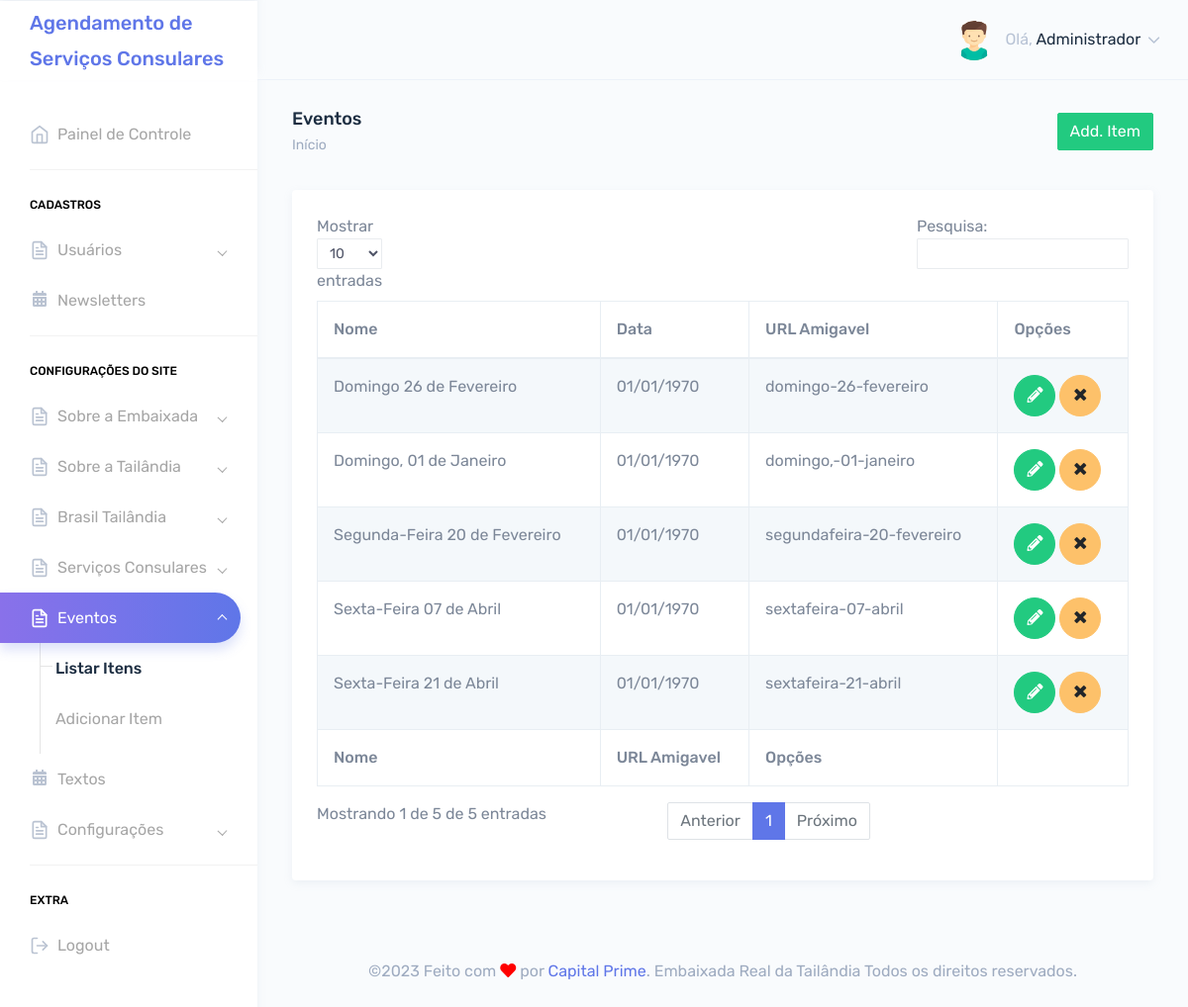
Page /painel/eventos.php (signed in) on the committed database.
### tables this page shows
CREATE TABLE `tbl_usuarios` (
  `id` int(11) NOT NULL,
  `nome` varchar(250) DEFAULT NULL,
  `email` varchar(250) DEFAULT NULL,
  `telefone` varchar(250) DEFAULT NULL,
  `endereco` varchar(250) DEFAULT NULL,
  `cpf` varchar(100) DEFAULT NULL,
  `login` varchar(100) DEFAULT NULL,
  `senha` varchar(100) DEFAULT NULL,
  `foto` varchar(250) DEFAULT NULL,
  `id_cargo` int(11) DEFAULT NULL,
  `sexo` varchar(2) DEFAULT NULL,
  `perm_cad_usuario` varchar(2) DEFAULT NULL,
  `perm_relatorio` varchar(2) DEFAULT NULL,
  `perm_add_usuario` varchar(2) DEFAULT NULL,
  `perm_edit_usuario` varchar(2) DEFAULT NULL,
  `perm_del_usuario` varchar(2) DEFAULT NULL,
  `perm_cad_contato` varchar(2) DEFAULT NULL,
  `perm_edit_contato` varchar(2) DEFAULT NULL,
  `perm_del_contato` varchar(2) DEFAULT NULL,
  `perm_edit_contato_nf` varchar(3) DEFAULT NULL,
  `perm_pag_principal_rm` varchar(2) DEFAULT NULL,
  `perm_pag_principal_uc` varchar(2) DEFAULT NULL,
  `admin_geral` varchar(2) DEFAULT NULL,
  `data_frase` date DEFAULT NULL,
  `id_frase` int(11) DEFAULT NULL,
  `frase_lida` varchar(2) DEFAULT NULL
);

CREATE TABLE `tbl_eventos` (
  `id` int(11) NOT NULL,
  `titulo` varchar(250) DEFAULT NULL,
  `titulo_en` varchar(255) DEFAULT NULL,
  `titulo_th` varchar(255) DEFAULT NULL,
  `descricao` text DEFAULT NULL,
  `descricao_en` text DEFAULT NULL,
  `descricao_th` text DEFAULT NULL,
  `data` date DEFAULT NULL,
  `meta_title` text DEFAULT NULL,
  `meta_keywords` text DEFAULT NULL,
  `meta_description` text DEFAULT NULL,
  `foto` varchar(250) DEFAULT NULL,
  `url_amigavel` varchar(255) DEFAULT NULL
);

### lang/lang.pt.php (called while the page is built, shortened)
<?php
$lang = array();
$lang['USUARIO'] = 'Usuário';
$lang['SENHA'] = 'Senha';
$lang['INFO'] = 'Informe seu usuário e senha para acessar o painel de administração.';
$lang['PAINEL'] = 'Painel de Controle';
$lang['CADASTROS'] = 'Cadastros';
$lang['PRINCIPAL'] = 'Pricipal';
$lang['AGENDAMENTO'] = 'Agendamento';
$lang['AGENDAMENTO_TITULO'] = 'Agendamento de Serviços Consulares';
$lang['OLA'] = 'Olá';
$lang['MOSTRAR'] = 'Mostrar';
$lang['ADICIONAR'] = 'Adicionar';
$lang['DATA'] = 'Data';
$lang['HORA'] = 'Hora';
$lang['STATUS'] = 'Status';
$lang['ACOES'] = 'Ações';
$lang['ATIVO'] = 'Ativo';
$lang['INATIVO'] = 'Inativo';
$lang['SOLICITANTES'] = 'Solicitantes';
$lang['TIPO_SERVICOS'] = 'Tipo de Serviços';
$lang['USUARIOS'] = 'Usuários';
$lang['ADICIONAR_USUARIO'] = 'Adicionar Usuário';
$lang['EDITAR_USUARIO'] = 'Editar Usuário';
$lang['EDITAR AGENDAMENTO'] = 'Editar Agendamento';
$lang['NEWSLETTERS'] = 'Newsletters';
$lang['CONFIGURACAO_SITE'] = 'Configurações do Site';
$lang['BANNERS'] = 'Banners';
$lang['TEXTOS'] = 'Textos';
$lang['BLOG'] = 'Blog';
$lang['SOLUCOES'] = 'Soluções';
$lang['CONFIGURACOES'] = 'Configurações';
$lang['EXTRA'] = 'Extra';
$lang['FEITO_POR'] = 'Feito com';
$lang['POR'] = 'por';
$lang['DIREITOS'] = 'Todos os direitos reservados';
$lang['PARA_EMBAIXADA'] = 'Embaixada Real da Tailândia';
$lang['LISTAR_ITENS'] = 'Listar Itens';
$lang['BTN_ACESSAR'] = 'Acessar';
$lang['CANCELAR'] = 'Cancelar';
$lang['SAIR'] = 'Sair';
$lang['SALVAR'] = 'Salvar';
$lang['SAIBA_MAIS'] = 'Saiba Mais';
$lang['NOME'] = 'Nome Completo';
$lang['NACIONALIDADE'] = 'Nacionalidade';
$lang['TELEFONE'] = 'Telefone';
$lang['EMAIL'] = 'E-mail';
$lang['CAMPO_OBRIGATORIO'] = 'Campos de preenchimento obrigatório.';
$lang['REAGENDAMENTOS'] = 'Qtd. de Reagendamento';
$lang['ARQUIVO'] = 'Arquivo';
$lang['DIAS_ATENDIMENTO'] = 'Dias de Atendimento';
$lang['HORAS_ATENDIMENTO'] = 'Horas de Atendimento';
$lang['INICIO'] = 'Início';
$lang['SOBRE_EMBAIXADA'] = 'Sobre a Embaixada';
$lang['SOBRE_TAILANDIA'] = 'Sobre a Tailândia';
$lang['TAILANDIA_BRASIL'] = 'Tailândia Brasil';
$lang['SERVICO_CONSULAR'] = 'Serviços Consulares';
$lang['MULTIMIDIA'] = 'Multimídia';
$lang['CONTATO'] = 'Fale Conosco';
$lang['EQUIPE'] = 'Lista da Embaixada Equipe';
$lang['TIME'] = 'Time da Tailândia';

### Connection/con-pdo.php (called while the page is built, shortened)
<?php
$conInstanciada = '';
if(empty($conInstanciada)) {
	class Conexao {
		private static $pdo;
		public static function getInstance() {
		if (!isset(self::$pdo)) {
		 try {
		  $opcoes = array(PDO::MYSQL_ATTR_INIT_COMMAND => 'SET NAMES utf8', PDO::ATTR_PERSISTENT => TRUE);
		  self::$pdo = new PDO("mysql:host=" . HOST . "; dbname=" . DBNAME . "; charset=" . CHARSET . ";", USER, PASSWORD, $opcoes);
		  self::$pdo->setAttribute(PDO::ATTR_ERRMODE, PDO::ERRMODE_EXCEPTION);
		 } catch (PDOException $e) {
		  print "Erro: " . $e->getMessage();
		 }
		}
		return self::$pdo;
		}
	}
}

### Class/acesso.class.php (called while the page is built, shortened)
<?php
$AcessoInstanciada = '';
if(empty($AcessoInstanciada)) {
	if(file_exists('Connection/conexao.php')) {
		require_once('Connection/con-pdo.php');
		require_once('funcoes.php');
	} else {
		require_once('../Connection/con-pdo.php');
		require_once('../funcoes.php');
	}
	class Acesso {
		private $pdo = null;
		private static $Acesso = null;
		private function __construct($conexao){
			$this->pdo = $conexao;
		}
		public static function getInstance($conexao){
			if (!isset(self::$Acesso)):
				self::$Acesso = new Acesso($conexao);
			endif;
			return self::$Acesso;
		}
		function rsDados($id='', $idCargo='', $orderBy='', $limite='') {
			$sqlLimite = '';
			$sqlOrdem = '';
			$sql = '';
			$nCampos = 0;
			if(!empty($id)) {
				$sql .= " and id = ?";
				$nCampos++;
				$campo[$nCampos] = $id;
			}
			try{
				$sql = "SELECT * FROM tbl_usuarios where 1=1 $sql $sqlOrdem $sqlLimite";
				$stm = $this->pdo->prepare($sql);
				for($i=1; $i<=$nCampos; $i++) {
					$stm->bindValue($i, $campo[$i]);
				}
				$stm->execute();
				$rsDados = $stm->fetchAll(PDO::FETCH_OBJ);
				if($id <> '' or $limite == 1) {
					return($rsDados[0]);
				} else {
					return($rsDados);
				}
			} catch(PDOException $erro){
				echo $erro->getMessage();
			}
		}
	}
}

### painel/verifica.php (called while the page is built, shortened)
<?php
include "../Class/acesso.class.php";
$verificaRestrito = Acesso::getInstance(Conexao::getInstance());
include "../Class/eventos.class.php";
$eventos = Eventos::getInstance(Conexao::getInstance());
$verificaRestrito->restritoAdmin();
$dadosUsuarioLogado = $verificaRestrito->rsDados($_SESSION['dadosLogado']->id);
?>

### funcoes.php (called while the page is built, shortened)
<?php
function formataData($data){
    return date("d/m/Y", strtotime($data));
}
  function icone_genero($genero) {
    switch ($genero) {
      case "M": return "assets/images/avatars/boy.svg"; break;
    }
  }
?>

### Class/eventos.class.php (called while the page is built, shortened)
<?php
$EventosInstanciada = '';
if(empty($EventosInstanciada)) {
	if(file_exists('Connection/conexao.php')) {
		require_once('Connection/con-pdo.php');
		require_once('funcoes.php');
	} else {
		require_once('../Connection/con-pdo.php');
		require_once('../funcoes.php');
	}
	class Eventos {
		private $pdo = null;
		private static $Eventos = null;
		private function __construct($conexao){
			$this->pdo = $conexao;
		}
		public static function getInstance($conexao){
			if (!isset(self::$Eventos)):
				self::$Eventos = new Eventos($conexao);
			endif;
			return self::$Eventos;
		}
		function rsDados($id='', $orderBy='', $limite='', $idCat='') {
			$nCampos = 0;
			$sql = '';
			$sqlOrdem = '';
			$sqlLimite = '';
			try{
				$sql = "SELECT * FROM tbl_eventos where 1=1 $sql $sqlOrdem $sqlLimite";
				$stm = $this->pdo->prepare($sql);
				for($i=1; $i<=$nCampos; $i++) {
					$stm->bindValue($i, $campo[$i]);
				}
				$stm->execute();
				$rsDados = $stm->fetchAll(PDO::FETCH_OBJ);
				if($id <> '' or $limite == 1) {
					return($rsDados[0]);
				} else {
					return($rsDados);
				}
			} catch(PDOException $erro){
				echo $erro->getMessage();
			}
		}
	}
}

### painel/eventos.php (the view, shortened to what this page needs)
<?php include "verifica.php";
$puxaEventos = $eventos->rsDados();
?>
<!DOCTYPE html>
<html dir="ltr" lang="pt-br">
<head>
    <link href="dist/css/style.css" rel="stylesheet">
</head>
<body>
    <div id="main-wrapper" data-theme="light" data-layout="vertical" data-navbarbg="skin6" data-sidebartype="full" data-sidebar-position="fixed" data-header-position="fixed" data-boxed-layout="full">
      <?php include "header.php";?>
       <?php include "inc-menu-lateral.php";?>
        <div class="page-wrapper">
            <div class="page-breadcrumb">
                <div class="row">
                    <div class="col-7 align-self-center">
                        <h4 class="page-title text-truncate text-dark font-weight-medium mb-1">Eventos</h4>
                        <div class="d-flex align-items-center">
                            <nav aria-label="breadcrumb">
                                <ol class="breadcrumb m-0 p-0">
                                    <li class="breadcrumb-item"><a href="." class="text-muted"><?php echo $lang['INICIO']?></a></li>
                                </ol>
                            </nav>
                        </div>
                    </div>
                    <div class="col-5 align-self-center">
                        <a href="add-eventos.php" class="btn btn-success float-right">Add. Item</a>
                    </div>
                </div>
            </div>
            <div class="container-fluid">
                <div class="row">
                    <div class="col-12">
                        <div class="card">
                            <div class="card-body">
                                <div class="table-responsive">
                                    <table id="zero_config" class="table table-striped table-bordered no-wrap">
                                        <thead>
                                            <tr>
                                                <th>Nome</th>
                                                <th>Data</th>
                                                <th>URL Amigavel</th>
                                                <th>Opções</th>
                                            </tr>
                                        </thead>
                                        <tbody>
                                            <?php
                                            if(count($puxaEventos) > 0){
                                            foreach($puxaEventos as $puxaEventos){
                                                if($_SESSION['lang']=== 'en'){
                                                    $titulo = $puxaEventos->titulo_en;
                                                }
                                                elseif($_SESSION['lang']==='th') {
                                                    $titulo = $puxaEventos->titulo_th;
                                                }
                                                else
                                                {
                                                    $titulo = $puxaEventos->titulo;
                                                }
                                            ?>
                                            <tr>
                                                <td><?php echo $titulo;?></td>
                                                <td><?php echo formataData($puxaEventos->data);?></td>
                                                <td><?php echo $puxaEventos->url_amigavel;?></td>
                                                <td>
                                                    <a href="editar-eventos.php?id=<?php echo $puxaEventos->id;?>" class="btn btn-success btn-circle"><i class="fas fa-pencil-alt"></i></a>
                                                    <a href="eventos.php?id=<?php echo $puxaEventos->id;?>&acao=excluirEventos" class="btn btn-warning btn-circle"><i class="fa fa-times"></i></a>
                                                </td>
                                            </tr>
                                            <?php } }?>
                                        </tbody>
                                        <tfoot>
                                            <tr>
                                                <th>Nome</th>
                                                <th>URL Amigavel</th>
                                                <th>Opções</th>
                                            </tr>
                                        </tfoot>
                                    </table>
                                </div>
                            </div>
                        </div>
                    </div>
                </div>
            </div>
        <?php include "footer.php";?>
        </div>
    </div>
</body>
</html>

### painel/header.php (shortened to what this page needs)
<header class="topbar" data-navbarbg="skin6">
            <nav class="navbar top-navbar navbar-expand-md">
                <div class="navbar-header" data-logobg="skin6">
                    <div class="navbar-brand">
                        <a href=".">
                            <b class="logo-icon">
                               <span><?php echo $lang['AGENDAMENTO_TITULO']?></span>
                            </b>
                        </a>
                    </div>
                </div>
                <div class="navbar-collapse collapse" id="navbarSupportedContent">
                    <ul class="navbar-nav float-right">
                        <li class="nav-item dropdown">
                            <a class="nav-link dropdown-toggle" href="javascript:void(0)" data-toggle="dropdown"
                                aria-haspopup="true" aria-expanded="false">
                                <?php if(!empty($dadosUsuarioLogado->foto)){?>
                                <img src="../img/<?php echo $dadosUsuarioLogado->foto;?>" alt="<?php echo $dadosUsuarioLogado->nome;?>" class="rounded-circle" width="40">
                                <?php }else{?>
                                <img src="<?php echo icone_genero($dadosUsuarioLogado->sexo);?>" alt="<?php echo $dadosUsuarioLogado->nome;?>" class="rounded-circle" width="40">
                                <?php }?>
                                <span class="ml-2 d-none d-lg-inline-block"><span>Olá,</span> <span
                                        class="text-dark"><?php echo $dadosUsuarioLogado->nome;?></span> <i data-feather="chevron-down"
                                        class="svg-icon"></i></span>
                            </a>
                        </li>
                    </ul>
                </div>
            </nav>
        </header>

### rows in the picture
tbl_usuarios: nome "Administrador"
tbl_eventos: titulo "Domingo, 01 de Janeiro", data "01/01/1970", url_amigavel "domingo,-01-janeiro"
tbl_eventos: titulo "Segunda-Feira 20 de Fevereiro", data "01/01/1970", url_amigavel "segundafeira-20-fevereiro"
tbl_eventos: titulo "Domingo 26 de Fevereiro", data "01/01/1970", url_amigavel "domingo-26-fevereiro"
tbl_eventos: titulo "Sexta-Feira 07 de Abril", data "01/01/1970", url_amigavel "sextafeira-07-abril"
tbl_eventos: titulo "Sexta-Feira 21 de Abril", data "01/01/1970", url_amigavel "sextafeira-21-abril"

### other values in the picture
$lang['AGENDAMENTO_TITULO'] "Agendamento de Serviços Consulares"
$lang['PAINEL'] "Painel de Controle"
$lang['CADASTROS'] "CADASTROS"
$lang['USUARIOS'] "Usuários"
$lang['NEWSLETTERS'] "Newsletters"
$lang['CONFIGURACAO_SITE'] "CONFIGURAÇÕES DO SITE"
$lang['INICIO'] "Início"
$lang['FEITO_POR'] "Feito com"
$lang['POR'] "por"
$lang['PARA_EMBAIXADA'] "Embaixada Real da Tailândia"
$lang['DIREITOS'] "Todos os direitos reservados"
